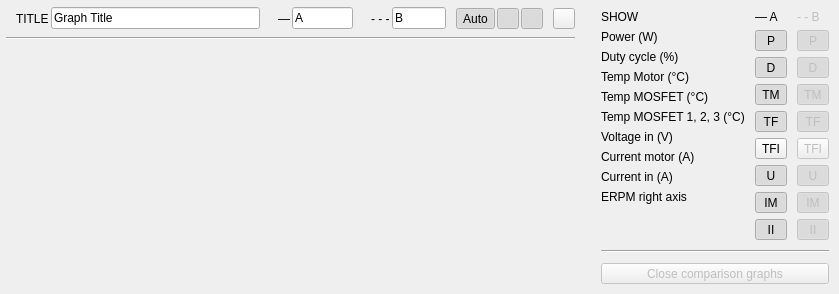
     <widget class="QWidget" name="tab_2">
      <attribute name="title">
       <string>Plot</string>
      </attribute>
      <layout class="QHBoxLayout" name="horizontalLayout_5" stretch="1,0">
       <property name="spacing">
        <number>10</number>
       </property>
       <property name="leftMargin">
        <number>0</number>
       </property>
       <property name="topMargin">
        <number>0</number>
       </property>
       <property name="rightMargin">
        <number>0</number>
       </property>
       <property name="bottomMargin">
        <number>0</number>
       </property>
       <item>
        <widget class="QFrame" name="plotFrame">
         <property name="well" stdset="0">
          <bool>true</bool>
         </property>
         <layout class="QVBoxLayout" name="verticalLayout_5">
          <property name="spacing">
           <number>6</number>
          </property>
          <property name="leftMargin">
           <number>6</number>
          </property>
          <property name="topMargin">
           <number>6</number>
          </property>
          <property name="rightMargin">
           <number>6</number>
          </property>
          <property name="bottomMargin">
           <number>6</number>
          </property>
          <item>
           <layout class="QHBoxLayout" name="horizontalLayout_3" stretch="3,1,1,0,0">
            <property name="spacing">
             <number>8</number>
            </property>
            <item>
             <widget class="QFrame" name="titleFrame">
              <property name="field" stdset="0">
               <bool>true</bool>
              </property>
              <layout class="QHBoxLayout" name="titleFrameLayout">
               <property name="spacing">
                <number>2</number>
               </property>
               <property name="leftMargin">
                <number>10</number>
               </property>
               <property name="topMargin">
                <number>0</number>
               </property>
               <property name="rightMargin">
                <number>0</number>
               </property>
               <property name="bottomMargin">
                <number>0</number>
               </property>
               <item>
                <widget class="QLabel" name="titleCaption">
                 <property name="text">
                  <string>TITLE</string>
                 </property>
                </widget>
               </item>
               <item>
                <widget class="QLineEdit" name="titleEdit">
                 <property name="text">
                  <string>Graph Title</string>
                 </property>
                </widget>
               </item>
              </layout>
             </widget>
            </item>
            <item>
             <widget class="QFrame" name="compAFrame">
              <property name="field" stdset="0">
               <bool>true</bool>
              </property>
              <layout class="QHBoxLayout" name="compAFrameLayout">
               <property name="spacing">
                <number>2</number>
               </property>
               <property name="leftMargin">
                <number>10</number>
               </property>
               <property name="topMargin">
                <number>0</number>
               </property>
               <property name="rightMargin">
                <number>0</number>
               </property>
               <property name="bottomMargin">
                <number>0</number>
               </property>
               <item>
                <widget class="QLabel" name="compACaption">
                 <property name="text">
                  <string notr="true">—</string>
                 </property>
                </widget>
               </item>
               <item>
                <widget class="QLineEdit" name="compAEdit">
                 <property name="text">
                  <string>A</string>
                 </property>
                </widget>
               </item>
              </layout>
             </widget>
            </item>
            <item>
             <widget class="QFrame" name="compBFrame">
              <property name="field" stdset="0">
               <bool>true</bool>
              </property>
              <layout class="QHBoxLayout" name="compBFrameLayout">
               <property name="spacing">
                <number>2</number>
               </property>
               <property name="leftMargin">
                <number>10</number>
               </property>
               <property name="topMargin">
                <number>0</number>
               </property>
               <property name="rightMargin">
                <number>0</number>
               </property>
               <property name="bottomMargin">
                <number>0</number>
               </property>
               <item>
                <widget class="QLabel" name="compBCaption">
                 <property name="text">
                  <string notr="true">- - -</string>
                 </property>
                </widget>
               </item>
               <item>
                <widget class="QLineEdit" name="compBEdit">
                 <property name="text">
                  <string>B</string>
                 </property>
                </widget>
               </item>
              </layout>
             </widget>
            </item>
            <item>
             <widget class="QFrame" name="zoomFrame">
              <property name="seg" stdset="0">
               <bool>true</bool>
              </property>
              <layout class="QHBoxLayout" name="zoomFrameLayout">
               <property name="spacing">
                <number>2</number>
               </property>
               <property name="leftMargin">
                <number>2</number>
               </property>
               <property name="topMargin">
                <number>2</number>
               </property>
               <property name="rightMargin">
                <number>2</number>
               </property>
               <property name="bottomMargin">
                <number>2</number>
               </property>
               <item>
                <widget class="QToolButton" name="autoscaleButton">
                 <property name="sizePolicy">
                  <sizepolicy hsizetype="Fixed" vsizetype="Fixed">
                   <horstretch>0</horstretch>
                   <verstretch>0</verstretch>
                  </sizepolicy>
                 </property>
                 <property name="toolTip">
                  <string>Autoscale plots with incoming samples</string>
                 </property>
                 <property name="text">
                  <string>Auto</string>
                 </property>
                 <property name="toolButtonStyle">
                  <enum>Qt::ToolButtonTextOnly</enum>
                 </property>
                 <property name="icon">
                  <iconset resource="../res.qrc">
                   <normaloff>:/res/icons/size_off.png</normaloff>
                   <normalon>:/res/icons/size_on.png</normalon>:/res/icons/size_off.png</iconset>
                 </property>
                 <property name="iconSize">
                  <size>
                   <width>14</width>
                   <height>14</height>
                  </size>
                 </property>
                 <property name="checkable">
                  <bool>true</bool>
                 </property>
                 <property name="checked">
                  <bool>true</bool>
                 </property>
                </widget>
               </item>
               <item>
                <widget class="QToolButton" name="zoomHButton">
                 <property name="sizePolicy">
                  <sizepolicy hsizetype="Fixed" vsizetype="Fixed">
                   <horstretch>0</horstretch>
                   <verstretch>0</verstretch>
                  </sizepolicy>
                 </property>
                 <property name="toolTip">
                  <string>Enable horizontal zoom</string>
                 </property>
                 <property name="text">
                  <string/>
                 </property>
                 <property name="icon">
                  <iconset resource="../res.qrc">
                   <normaloff>:/res/icons/expand_off.png</normaloff>
                   <normalon>:/res/icons/expand_on.png</normalon>:/res/icons/expand_off.png</iconset>
                 </property>
                 <property name="iconSize">
                  <size>
                   <width>14</width>
                   <height>14</height>
                  </size>
                 </property>
                 <property name="checkable">
                  <bool>true</bool>
                 </property>
                 <property name="checked">
                  <bool>true</bool>
                 </property>
                </widget>
               </item>
               <item>
                <widget class="QToolButton" name="zoomVButton">
                 <property name="sizePolicy">
                  <sizepolicy hsizetype="Fixed" vsizetype="Fixed">
                   <horstretch>0</horstretch>
                   <verstretch>0</verstretch>
                  </sizepolicy>
                 </property>
                 <property name="toolTip">
                  <string>Enable vertical zoom</string>
                 </property>
                 <property name="text">
                  <string/>
                 </property>
                 <property name="icon">
                  <iconset resource="../res.qrc">
                   <normaloff>:/res/icons/expand_v_off.png</normaloff>
                   <normalon>:/res/icons/expand_v_on.png</normalon>:/res/icons/expand_v_off.png</iconset>
                 </property>
                 <property name="iconSize">
                  <size>
                   <width>14</width>
                   <height>14</height>
                  </size>
                 </property>
                 <property name="checkable">
                  <bool>true</bool>
                 </property>
                 <property name="checked">
                  <bool>true</bool>
                 </property>
                </widget>
               </item>
              </layout>
             </widget>
            </item>
            <item>
             <widget class="QToolButton" name="rescaleButton">
              <property name="toolTip">
               <string>Rescale plots to fit</string>
              </property>
              <property name="text">
               <string/>
              </property>
              <property name="icon">
               <iconset resource="../res.qrc">
                <normaloff>:/res/icons/size_off.png</normaloff>:/res/icons/size_off.png</iconset>
              </property>
              <property name="iconSize">
               <size>
                <width>14</width>
                <height>14</height>
               </size>
              </property>
             </widget>
            </item>
           </layout>
          </item>
          <item>
           <widget class="Line" name="plotHeadLine">
            <property name="orientation">
             <enum>Qt::Horizontal</enum>
            </property>
           </widget>
          </item>
          <item>
           <widget class="QCustomPlot" name="plot" native="true">
            <property name="sizePolicy">
             <sizepolicy hsizetype="Preferred" vsizetype="MinimumExpanding">
              <horstretch>0</horstretch>
              <verstretch>0</verstretch>
             </sizepolicy>
            </property>
           </widget>
          </item>
         </layout>
        </widget>
       </item>
       <item>
        <widget class="QFrame" name="showFrame">
         <property name="card" stdset="0">
          <bool>true</bool>
         </property>
         <layout class="QVBoxLayout" name="showFrameLayout">
          <property name="spacing">
           <number>10</number>
          </property>
          <property name="leftMargin">
           <number>10</number>
          </property>
          <property name="topMargin">
           <number>10</number>
          </property>
          <property name="rightMargin">
           <number>10</number>
          </property>
          <property name="bottomMargin">
           <number>10</number>
          </property>
          <item>
           <layout class="QHBoxLayout" name="showLayout" stretch="1,0,0">
            <property name="spacing">
             <number>10</number>
            </property>
            <item>
             <layout class="QVBoxLayout" name="showNameLayout">
              <property name="spacing">
               <number>6</number>
              </property>
              <item>
               <widget class="QLabel" name="showCaption">
                <property name="text">
                 <string>SHOW</string>
                </property>
                <property name="caption" stdset="0">
                 <bool>true</bool>
                </property>
               </widget>
              </item>
              <item>
               <widget class="QLabel" name="showPowerLabel">
                <property name="text">
                 <string>Power (W)</string>
                </property>
               </widget>
              </item>
              <item>
               <widget class="QLabel" name="showDutyLabel">
                <property name="text">
                 <string>Duty cycle (%)</string>
                </property>
               </widget>
              </item>
              <item>
               <widget class="QLabel" name="showTempMotorLabel">
                <property name="text">
                 <string>Temp Motor (°C)</string>
                </property>
               </widget>
              </item>
              <item>
               <widget class="QLabel" name="showTempFetLabel">
                <property name="text">
                 <string>Temp MOSFET (°C)</string>
                </property>
               </widget>
              </item>
              <item>
               <widget class="QLabel" name="showTempFetIndLabel">
                <property name="text">
                 <string>Temp MOSFET 1, 2, 3 (°C)</string>
                </property>
               </widget>
              </item>
              <item>
               <widget class="QLabel" name="showVoltageLabel">
                <property name="text">
                 <string>Voltage in (V)</string>
                </property>
               </widget>
              </item>
              <item>
               <widget class="QLabel" name="showCurrentLabel">
                <property name="text">
                 <string>Current motor (A)</string>
                </property>
               </widget>
              </item>
              <item>
               <widget class="QLabel" name="showCurrentInLabel">
                <property name="text">
                 <string>Current in (A)</string>
                </property>
               </widget>
              </item>
              <item>
               <widget class="QLabel" name="showErpmLabel">
                <property name="text">
                 <string>ERPM right axis</string>
                </property>
               </widget>
              </item>
              <item>
               <spacer name="verticalSpacer_5">
                <property name="orientation">
                 <enum>Qt::Vertical</enum>
                </property>
                <property name="sizeHint" stdset="0">
                 <size>
                  <width>0</width>
                  <height>0</height>
                 </size>
                </property>
               </spacer>
              </item>
             </layout>
            </item>
            <item>
             <widget class="QFrame" name="buttonFrame">
              <property name="sizePolicy">
               <sizepolicy hsizetype="Fixed" vsizetype="Preferred">
                <horstretch>0</horstretch>
                <verstretch>0</verstretch>
               </sizepolicy>
              </property>
              <layout class="QVBoxLayout" name="verticalLayout_3">
               <property name="spacing">
                <number>6</number>
               </property>
               <property name="leftMargin">
                <number>0</number>
               </property>
               <property name="topMargin">
                <number>0</number>
               </property>
               <property name="rightMargin">
                <number>0</number>
               </property>
               <property name="bottomMargin">
                <number>0</number>
               </property>
               <item>
                <widget class="QLabel" name="showACaption">
                 <property name="text">
                  <string notr="true">— A</string>
                 </property>
                 <property name="caption" stdset="0">
                  <bool>true</bool>
                 </property>
                </widget>
               </item>
               <item>
                <widget class="QToolButton" name="showPowerButton">
                 <property name="sizePolicy">
                  <sizepolicy hsizetype="Minimum" vsizetype="Fixed">
                   <horstretch>0</horstretch>
                   <verstretch>0</verstretch>
                  </sizepolicy>
                 </property>
                 <property name="toolTip">
                  <string>Show power</string>
                 </property>
                 <property name="text">
                  <string>P</string>
                 </property>
                 <property name="checkable">
                  <bool>true</bool>
                 </property>
                 <property name="checked">
                  <bool>true</bool>
                 </property>
                </widget>
               </item>
               <item>
                <widget class="QToolButton" name="showDutyButton">
                 <property name="sizePolicy">
                  <sizepolicy hsizetype="Minimum" vsizetype="Fixed">
                   <horstretch>0</horstretch>
                   <verstretch>0</verstretch>
                  </sizepolicy>
                 </property>
                 <property name="toolTip">
                  <string>Show duty cycle</string>
                 </property>
                 <property name="text">
                  <string>D</string>
                 </property>
                 <property name="checkable">
                  <bool>true</bool>
                 </property>
                 <property name="checked">
                  <bool>true</bool>
                 </property>
                </widget>
               </item>
               <item>
                <widget class="QToolButton" name="showTempMotorButton">
                 <property name="sizePolicy">
                  <sizepolicy hsizetype="Minimum" vsizetype="Fixed">
                   <horstretch>0</horstretch>
                   <verstretch>0</verstretch>
                  </sizepolicy>
                 </property>
                 <property name="toolTip">
                  <string>Show motor temperature</string>
                 </property>
                 <property name="text">
                  <string>TM</string>
                 </property>
                 <property name="checkable">
                  <bool>true</bool>
                 </property>
                 <property name="checked">
                  <bool>true</bool>
                 </property>
                </widget>
               </item>
               <item>
                <widget class="QToolButton" name="showTempFetButton">
                 <property name="sizePolicy">
                  <sizepolicy hsizetype="Minimum" vsizetype="Fixed">
                   <horstretch>0</horstretch>
                   <verstretch>0</verstretch>
                  </sizepolicy>
                 </property>
                 <property name="toolTip">
                  <string>Show MOSFET temperature</string>
                 </property>
                 <property name="text">
                  <string>TF</string>
                 </property>
                 <property name="checkable">
                  <bool>true</bool>
                 </property>
                 <property name="checked">
                  <bool>true</bool>
                 </property>
                </widget>
               </item>
               <item>
                <widget class="QToolButton" name="showTempFetIndButton">
                 <property name="sizePolicy">
                  <sizepolicy hsizetype="Minimum" vsizetype="Fixed">
                   <horstretch>0</horstretch>
                   <verstretch>0</verstretch>
                  </sizepolicy>
                 </property>
                 <property name="toolTip">
                  <string>Show individual MOSFET temperatures</string>
                 </property>
                 <property name="text">
                  <string>TFI</string>
                 </property>
                 <property name="checkable">
                  <bool>true</bool>
                 </property>
                </widget>
               </item>
               <item>
                <widget class="QToolButton" name="showVoltageButton">
                 <property name="sizePolicy">
                  <sizepolicy hsizetype="Minimum" vsizetype="Fixed">
                   <horstretch>0</horstretch>
                   <verstretch>0</verstretch>
                  </sizepolicy>
                 </property>
                 <property name="toolTip">
                  <string>Show input voltage</string>
                 </property>
                 <property name="text">
                  <string>U</string>
                 </property>
                 <property name="checkable">
                  <bool>true</bool>
                 </property>
                 <property name="checked">
                  <bool>true</bool>
                 </property>
                </widget>
               </item>
               <item>
                <widget class="QToolButton" name="showCurrentButton">
                 <property name="sizePolicy">
                  <sizepolicy hsizetype="Minimum" vsizetype="Fixed">
                   <horstretch>0</horstretch>
                   <verstretch>0</verstretch>
                  </sizepolicy>
                 </property>
                 <property name="toolTip">
                  <string>Show motor current</string>
                 </property>
                 <property name="text">
                  <string>IM</string>
                 </property>
                 <property name="checkable">
                  <bool>true</bool>
                 </property>
                 <property name="checked">
                  <bool>true</bool>
                 </property>
                </widget>
               </item>
               <item>
                <widget class="QToolButton" name="showCurrentInButton">
                 <property name="sizePolicy">
                  <sizepolicy hsizetype="Minimum" vsizetype="Fixed">
                   <horstretch>0</horstretch>
                   <verstretch>0</verstretch>
                  </sizepolicy>
                 </property>
                 <property name="toolTip">
                  <string>Show input current</string>
                 </property>
                 <property name="text">
                  <string>II</string>
                 </property>
                 <property name="checkable">
                  <bool>true</bool>
                 </property>
                 <property name="checked">
                  <bool>true</bool>
                 </property>
                </widget>
               </item>
               <item>
                <spacer name="verticalSpacer_2">
                 <property name="orientation">
                  <enum>Qt::Vertical</enum>
                 </property>
                 <property name="sizeHint" stdset="0">
                  <size>
                   <width>0</width>
                   <height>0</height>
                  </size>
                 </property>
                </spacer>
               </item>
              </layout>
             </widget>
            </item>
            <item>
             <widget class="QFrame" name="compareButtons">
              <property name="enabled">
               <bool>false</bool>
              </property>
              <property name="sizePolicy">
               <sizepolicy hsizetype="Fixed" vsizetype="Preferred">
                <horstretch>0</horstretch>
                <verstretch>0</verstretch>
               </sizepolicy>
              </property>
              <layout class="QVBoxLayout" name="verticalLayout_4">
               <property name="spacing">
                <number>6</number>
               </property>
               <property name="leftMargin">
                <number>0</number>
               </property>
               <property name="topMargin">
                <number>0</number>
               </property>
               <property name="rightMargin">
                <number>0</number>
               </property>
               <property name="bottomMargin">
                <number>0</number>
               </property>
               <item>
                <widget class="QLabel" name="showBCaption">
                 <property name="text">
                  <string notr="true">- - B</string>
                 </property>
                 <property name="caption" stdset="0">
                  <bool>true</bool>
                 </property>
                </widget>
               </item>
               <item>
                <widget class="QToolButton" name="showCPowerButton">
                 <property name="sizePolicy">
                  <sizepolicy hsizetype="Minimum" vsizetype="Fixed">
                   <horstretch>0</horstretch>
                   <verstretch>0</verstretch>
                  </sizepolicy>
                 </property>
                 <property name="toolTip">
                  <string>Show power</string>
                 </property>
                 <property name="text">
                  <string>P</string>
                 </property>
                 <property name="checkable">
                  <bool>true</bool>
                 </property>
                 <property name="checked">
                  <bool>true</bool>
                 </property>
                </widget>
               </item>
               <item>
                <widget class="QToolButton" name="showCDutyButton">
                 <property name="sizePolicy">
                  <sizepolicy hsizetype="Minimum" vsizetype="Fixed">
                   <horstretch>0</horstretch>
                   <verstretch>0</verstretch>
                  </sizepolicy>
                 </property>
                 <property name="toolTip">
                  <string>Show duty cycle</string>
                 </property>
                 <property name="text">
                  <string>D</string>
                 </property>
                 <property name="checkable">
                  <bool>true</bool>
                 </property>
                 <property name="checked">
                  <bool>true</bool>
                 </property>
                </widget>
               </item>
               <item>
                <widget class="QToolButton" name="showCTempMotorButton">
                 <property name="sizePolicy">
                  <sizepolicy hsizetype="Minimum" vsizetype="Fixed">
                   <horstretch>0</horstretch>
                   <verstretch>0</verstretch>
                  </sizepolicy>
                 </property>
                 <property name="toolTip">
                  <string>Show motor temperature</string>
                 </property>
                 <property name="text">
                  <string>TM</string>
                 </property>
                 <property name="checkable">
                  <bool>true</bool>
                 </property>
                 <property name="checked">
                  <bool>true</bool>
                 </property>
                </widget>
               </item>
               <item>
                <widget class="QToolButton" name="showCTempFetButton">
                 <property name="sizePolicy">
                  <sizepolicy hsizetype="Minimum" vsizetype="Fixed">
                   <horstretch>0</horstretch>
                   <verstretch>0</verstretch>
                  </sizepolicy>
                 </property>
                 <property name="toolTip">
                  <string>Show MOSFET temperature</string>
                 </property>
                 <property name="text">
                  <string>TF</string>
                 </property>
                 <property name="checkable">
                  <bool>true</bool>
                 </property>
                 <property name="checked">
                  <bool>true</bool>
                 </property>
                </widget>
               </item>
               <item>
                <widget class="QToolButton" name="showCTempFetIndButton">
                 <property name="sizePolicy">
                  <sizepolicy hsizetype="Minimum" vsizetype="Fixed">
                   <horstretch>0</horstretch>
                   <verstretch>0</verstretch>
                  </sizepolicy>
                 </property>
                 <property name="toolTip">
                  <string>Show individual MOSFET temperatures</string>
                 </property>
                 <property name="text">
                  <string>TFI</string>
                 </property>
                 <property name="checkable">
                  <bool>true</bool>
                 </property>
                </widget>
               </item>
               <item>
                <widget class="QToolButton" name="showCVoltageButton">
                 <property name="sizePolicy">
                  <sizepolicy hsizetype="Minimum" vsizetype="Fixed">
                   <horstretch>0</horstretch>
                   <verstretch>0</verstretch>
                  </sizepolicy>
                 </property>
                 <property name="toolTip">
                  <string>Show input voltage</string>
                 </property>
                 <property name="text">
                  <string>U</string>
                 </property>
                 <property name="checkable">
                  <bool>true</bool>
                 </property>
                 <property name="checked">
                  <bool>true</bool>
                 </property>
                </widget>
               </item>
               <item>
                <widget class="QToolButton" name="showCCurrentButton">
                 <property name="sizePolicy">
                  <sizepolicy hsizetype="Minimum" vsizetype="Fixed">
                   <horstretch>0</horstretch>
                   <verstretch>0</verstretch>
                  </sizepolicy>
                 </property>
                 <property name="toolTip">
                  <string>Show motor current</string>
                 </property>
                 <property name="text">
                  <string>IM</string>
                 </property>
                 <property name="checkable">
                  <bool>true</bool>
                 </property>
                 <property name="checked">
                  <bool>true</bool>
                 </property>
                </widget>
               </item>
               <item>
                <widget class="QToolButton" name="showCCurrentInButton">
                 <property name="sizePolicy">
                  <sizepolicy hsizetype="Minimum" vsizetype="Fixed">
                   <horstretch>0</horstretch>
                   <verstretch>0</verstretch>
                  </sizepolicy>
                 </property>
                 <property name="toolTip">
                  <string>Show input current</string>
                 </property>
                 <property name="text">
                  <string>II</string>
                 </property>
                 <property name="checkable">
                  <bool>true</bool>
                 </property>
                 <property name="checked">
                  <bool>true</bool>
                 </property>
                </widget>
               </item>
               <item>
                <spacer name="verticalSpacer_4">
                 <property name="orientation">
                  <enum>Qt::Vertical</enum>
                 </property>
                 <property name="sizeHint" stdset="0">
                  <size>
                   <width>0</width>
                   <height>0</height>
                  </size>
                 </property>
                </spacer>
               </item>
              </layout>
             </widget>
            </item>
           </layout>
          </item>
          <item>
           <widget class="Line" name="showLine">
            <property name="orientation">
             <enum>Qt::Horizontal</enum>
            </property>
           </widget>
          </item>
          <item>
           <widget class="QToolButton" name="compCloseButton">
            <property name="sizePolicy">
             <sizepolicy hsizetype="Expanding" vsizetype="Fixed">
              <horstretch>0</horstretch>
              <verstretch>0</verstretch>
             </sizepolicy>
            </property>
            <property name="toolTip">
             <string>Close comparison graphs</string>
            </property>
            <property name="enabled">
             <bool>false</bool>
            </property>
            <property name="text">
             <string>Close comparison graphs</string>
            </property>
            <property name="toolButtonStyle">
             <enum>Qt::ToolButtonTextBesideIcon</enum>
            </property>
           </widget>
          </item>
         </layout>
        </widget>
       </item>
      </layout>
     </widget>
